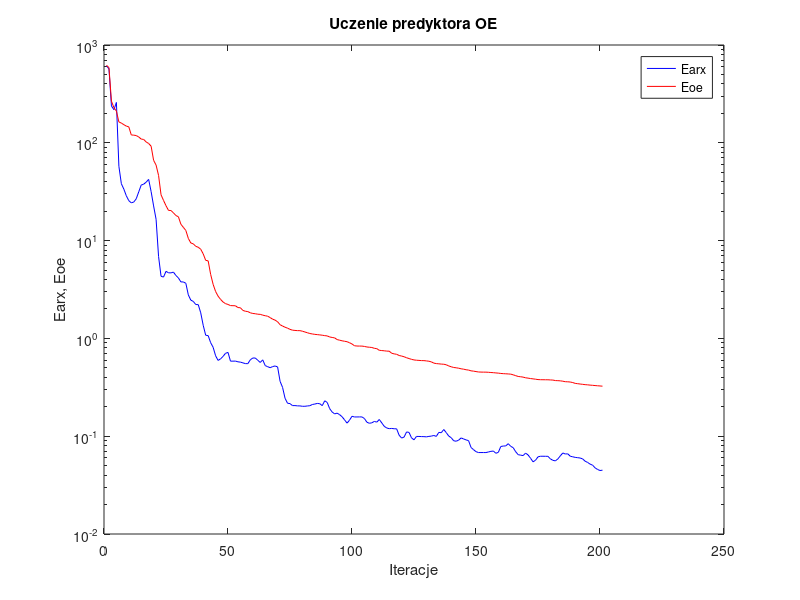
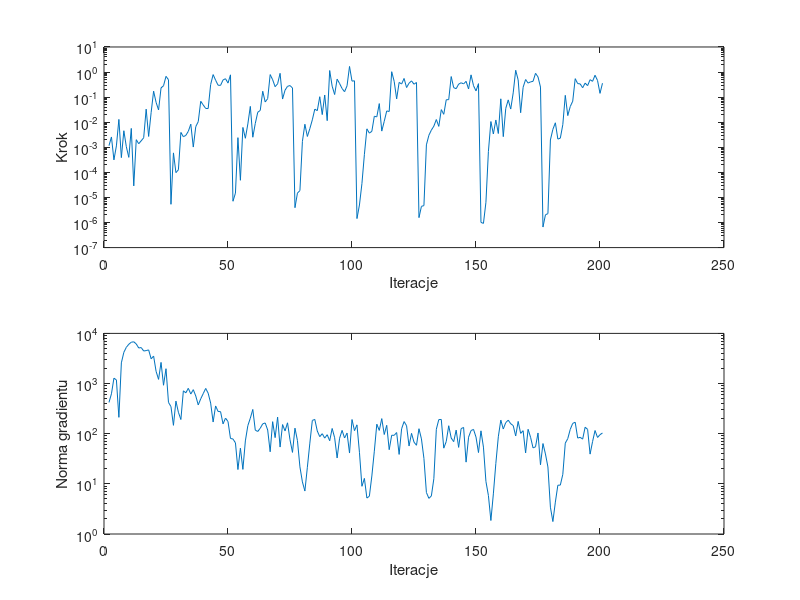

Write the MATLAB code that produced these figures, in order.
%uczenie predyktora oe
clear all;
n=0; farx(n+1)=6.097196e+002; foe(n+1)=6.204770e+002; wspucz(n+1)=0.000000e+000; ng(n+1)=0.000000e+000;
%odnowa zmiennej metryki
n=1; farx(n+1)=5.715144e+002; foe(n+1)=5.872425e+002; krok(n+1)=1.158499e-003; ng(n+1)=4.199197e+002;
n=2; farx(n+1)=2.381606e+002; foe(n+1)=2.663538e+002; krok(n+1)=2.581388e-003; ng(n+1)=6.243113e+002;
n=3; farx(n+1)=2.179395e+002; foe(n+1)=2.290073e+002; krok(n+1)=3.147597e-004; ng(n+1)=1.280075e+003;
n=4; farx(n+1)=2.586497e+002; foe(n+1)=2.107676e+002; krok(n+1)=1.136630e-003; ng(n+1)=1.180606e+003;
n=5; farx(n+1)=5.755119e+001; foe(n+1)=1.634384e+002; krok(n+1)=1.293700e-002; ng(n+1)=2.120206e+002;
n=6; farx(n+1)=3.812808e+001; foe(n+1)=1.591148e+002; krok(n+1)=3.870231e-004; ng(n+1)=2.586687e+003;
n=7; farx(n+1)=3.359110e+001; foe(n+1)=1.532206e+002; krok(n+1)=4.575114e-003; ng(n+1)=4.195695e+003;
n=8; farx(n+1)=2.872981e+001; foe(n+1)=1.482200e+002; krok(n+1)=1.055436e-003; ng(n+1)=5.276394e+003;
n=9; farx(n+1)=2.559354e+001; foe(n+1)=1.455279e+002; krok(n+1)=3.968650e-004; ng(n+1)=6.073826e+003;
n=10; farx(n+1)=2.432692e+001; foe(n+1)=1.203321e+002; krok(n+1)=5.655154e-003; ng(n+1)=6.667830e+003;
n=11; farx(n+1)=2.478242e+001; foe(n+1)=1.197164e+002; krok(n+1)=2.889771e-005; ng(n+1)=6.804587e+003;
n=12; farx(n+1)=2.676763e+001; foe(n+1)=1.185978e+002; krok(n+1)=2.013864e-003; ng(n+1)=6.162125e+003;
n=13; farx(n+1)=3.149666e+001; foe(n+1)=1.147418e+002; krok(n+1)=1.387045e-003; ng(n+1)=5.116408e+003;
n=14; farx(n+1)=3.697884e+001; foe(n+1)=1.091516e+002; krok(n+1)=1.812955e-003; ng(n+1)=5.215384e+003;
n=15; farx(n+1)=3.776103e+001; foe(n+1)=1.082046e+002; krok(n+1)=2.397584e-003; ng(n+1)=4.457731e+003;
n=16; farx(n+1)=3.959301e+001; foe(n+1)=1.020507e+002; krok(n+1)=3.320390e-002; ng(n+1)=4.538875e+003;
n=17; farx(n+1)=4.224317e+001; foe(n+1)=9.841056e+001; krok(n+1)=2.707062e-003; ng(n+1)=4.686313e+003;
n=18; farx(n+1)=3.170250e+001; foe(n+1)=9.236928e+001; krok(n+1)=2.410544e-002; ng(n+1)=3.115907e+003;
n=19; farx(n+1)=2.262334e+001; foe(n+1)=6.619897e+001; krok(n+1)=1.732520e-001; ng(n+1)=3.527078e+003;
n=20; farx(n+1)=1.651999e+001; foe(n+1)=5.916099e+001; krok(n+1)=6.192665e-002; ng(n+1)=1.751347e+003;
n=21; farx(n+1)=6.880440e+000; foe(n+1)=4.637124e+001; krok(n+1)=3.084406e-002; ng(n+1)=1.210766e+003;
n=22; farx(n+1)=4.319236e+000; foe(n+1)=2.940651e+001; krok(n+1)=2.340680e-001; ng(n+1)=2.640779e+003;
n=23; farx(n+1)=4.237342e+000; foe(n+1)=2.575199e+001; krok(n+1)=2.841626e-001; ng(n+1)=9.250722e+002;
n=24; farx(n+1)=4.851107e+000; foe(n+1)=2.274141e+001; krok(n+1)=6.744582e-001; ng(n+1)=1.976234e+003;
n=25; farx(n+1)=4.687324e+000; foe(n+1)=2.036595e+001; krok(n+1)=4.953016e-001; ng(n+1)=4.206561e+002;
%odnowa zmiennej metryki
n=26; farx(n+1)=4.676508e+000; foe(n+1)=2.030708e+001; krok(n+1)=5.329133e-006; ng(n+1)=3.470680e+002;
n=27; farx(n+1)=4.761509e+000; foe(n+1)=1.922681e+001; krok(n+1)=5.978034e-004; ng(n+1)=1.468627e+002;
n=28; farx(n+1)=4.397435e+000; foe(n+1)=1.803866e+001; krok(n+1)=9.776439e-005; ng(n+1)=4.465758e+002;
n=29; farx(n+1)=4.152744e+000; foe(n+1)=1.752615e+001; krok(n+1)=1.266922e-004; ng(n+1)=2.674407e+002;
n=30; farx(n+1)=3.783068e+000; foe(n+1)=1.470588e+001; krok(n+1)=3.912002e-003; ng(n+1)=1.917290e+002;
n=31; farx(n+1)=3.777178e+000; foe(n+1)=1.366124e+001; krok(n+1)=2.647020e-003; ng(n+1)=7.161327e+002;
n=32; farx(n+1)=3.660648e+000; foe(n+1)=1.269919e+001; krok(n+1)=2.983603e-003; ng(n+1)=6.534602e+002;
n=33; farx(n+1)=2.785650e+000; foe(n+1)=1.053601e+001; krok(n+1)=4.342738e-003; ng(n+1)=8.032564e+002;
n=34; farx(n+1)=2.462194e+000; foe(n+1)=9.459691e+000; krok(n+1)=8.350786e-003; ng(n+1)=6.174346e+002;
n=35; farx(n+1)=2.390828e+000; foe(n+1)=9.263748e+000; krok(n+1)=1.021844e-003; ng(n+1)=7.550676e+002;
n=36; farx(n+1)=2.219640e+000; foe(n+1)=8.742349e+000; krok(n+1)=6.669234e-003; ng(n+1)=5.648995e+002;
n=37; farx(n+1)=2.214849e+000; foe(n+1)=8.550821e+000; krok(n+1)=1.053841e-002; ng(n+1)=3.749660e+002;
n=38; farx(n+1)=1.826797e+000; foe(n+1)=8.157472e+000; krok(n+1)=6.817447e-002; ng(n+1)=4.959416e+002;
n=39; farx(n+1)=1.361406e+000; foe(n+1)=7.319105e+000; krok(n+1)=4.904612e-002; ng(n+1)=6.285188e+002;
n=40; farx(n+1)=1.077437e+000; foe(n+1)=6.285362e+000; krok(n+1)=3.542231e-002; ng(n+1)=7.991951e+002;
n=41; farx(n+1)=1.067635e+000; foe(n+1)=6.207003e+000; krok(n+1)=3.500452e-002; ng(n+1)=6.426139e+002;
n=42; farx(n+1)=9.044447e-001; foe(n+1)=4.517204e+000; krok(n+1)=3.173925e-001; ng(n+1)=4.082480e+002;
n=43; farx(n+1)=8.113927e-001; foe(n+1)=3.571553e+000; krok(n+1)=7.927530e-001; ng(n+1)=1.710536e+002;
n=44; farx(n+1)=6.645333e-001; foe(n+1)=3.015827e+000; krok(n+1)=4.735540e-001; ng(n+1)=3.577153e+002;
n=45; farx(n+1)=5.953398e-001; foe(n+1)=2.703018e+000; krok(n+1)=2.984434e-001; ng(n+1)=2.772941e+002;
n=46; farx(n+1)=6.177398e-001; foe(n+1)=2.506335e+000; krok(n+1)=2.948009e-001; ng(n+1)=2.751500e+002;
n=47; farx(n+1)=6.547388e-001; foe(n+1)=2.357382e+000; krok(n+1)=4.836593e-001; ng(n+1)=1.569838e+002;
n=48; farx(n+1)=7.043429e-001; foe(n+1)=2.266778e+000; krok(n+1)=5.422916e-001; ng(n+1)=2.046614e+002;
n=49; farx(n+1)=7.190988e-001; foe(n+1)=2.224100e+000; krok(n+1)=3.636509e-001; ng(n+1)=1.747407e+002;
n=50; farx(n+1)=5.854751e-001; foe(n+1)=2.165685e+000; krok(n+1)=7.748658e-001; ng(n+1)=8.034641e+001;
%odnowa zmiennej metryki
n=51; farx(n+1)=5.853107e-001; foe(n+1)=2.160658e+000; krok(n+1)=7.058032e-006; ng(n+1)=7.842539e+001;
n=52; farx(n+1)=5.861516e-001; foe(n+1)=2.156268e+000; krok(n+1)=1.486954e-005; ng(n+1)=6.573326e+001;
n=53; farx(n+1)=5.762868e-001; foe(n+1)=2.067058e+000; krok(n+1)=2.422929e-003; ng(n+1)=1.928951e+001;
n=54; farx(n+1)=5.719802e-001; foe(n+1)=2.058116e+000; krok(n+1)=4.838580e-005; ng(n+1)=5.143501e+001;
n=55; farx(n+1)=5.621267e-001; foe(n+1)=1.933284e+000; krok(n+1)=6.193383e-003; ng(n+1)=1.943441e+001;
n=56; farx(n+1)=5.525485e-001; foe(n+1)=1.895410e+000; krok(n+1)=2.288181e-003; ng(n+1)=7.183048e+001;
n=57; farx(n+1)=5.519375e-001; foe(n+1)=1.879198e+000; krok(n+1)=8.533243e-003; ng(n+1)=1.448663e+002;
n=58; farx(n+1)=6.046116e-001; foe(n+1)=1.826838e+000; krok(n+1)=4.277073e-002; ng(n+1)=2.039534e+002;
n=59; farx(n+1)=6.302941e-001; foe(n+1)=1.798785e+000; krok(n+1)=2.521493e-003; ng(n+1)=3.046749e+002;
n=60; farx(n+1)=6.299816e-001; foe(n+1)=1.787733e+000; krok(n+1)=8.899418e-003; ng(n+1)=1.176287e+002;
n=61; farx(n+1)=5.980878e-001; foe(n+1)=1.767423e+000; krok(n+1)=2.502768e-002; ng(n+1)=1.107199e+002;
n=62; farx(n+1)=5.676080e-001; foe(n+1)=1.761451e+000; krok(n+1)=2.946581e-002; ng(n+1)=1.285346e+002;
n=63; farx(n+1)=6.035326e-001; foe(n+1)=1.729429e+000; krok(n+1)=1.717868e-001; ng(n+1)=1.572273e+002;
n=64; farx(n+1)=5.273848e-001; foe(n+1)=1.705690e+000; krok(n+1)=6.423218e-002; ng(n+1)=1.636923e+002;
n=65; farx(n+1)=5.137767e-001; foe(n+1)=1.686880e+000; krok(n+1)=8.732707e-002; ng(n+1)=1.184635e+002;
n=66; farx(n+1)=5.015890e-001; foe(n+1)=1.631598e+000; krok(n+1)=7.926233e-001; ng(n+1)=4.362546e+001;
n=67; farx(n+1)=5.152169e-001; foe(n+1)=1.572593e+000; krok(n+1)=4.951781e-001; ng(n+1)=1.737349e+002;
n=68; farx(n+1)=5.225887e-001; foe(n+1)=1.537373e+000; krok(n+1)=2.609695e-001; ng(n+1)=8.351004e+001;
n=69; farx(n+1)=5.108630e-001; foe(n+1)=1.479604e+000; krok(n+1)=3.404866e-001; ng(n+1)=2.140709e+002;
n=70; farx(n+1)=3.640310e-001; foe(n+1)=1.380480e+000; krok(n+1)=8.904025e-001; ng(n+1)=5.413687e+001;
n=71; farx(n+1)=3.156990e-001; foe(n+1)=1.337600e+000; krok(n+1)=8.388517e-002; ng(n+1)=1.520535e+002;
n=72; farx(n+1)=2.442915e-001; foe(n+1)=1.301137e+000; krok(n+1)=1.895930e-001; ng(n+1)=1.134995e+002;
n=73; farx(n+1)=2.172622e-001; foe(n+1)=1.273218e+000; krok(n+1)=2.695720e-001; ng(n+1)=1.648943e+002;
n=74; farx(n+1)=2.154860e-001; foe(n+1)=1.237530e+000; krok(n+1)=2.894475e-001; ng(n+1)=7.551889e+001;
n=75; farx(n+1)=2.055092e-001; foe(n+1)=1.214099e+000; krok(n+1)=2.320583e-001; ng(n+1)=4.238300e+001;
%odnowa zmiennej metryki
n=76; farx(n+1)=2.056340e-001; foe(n+1)=1.206515e+000; krok(n+1)=3.901849e-006; ng(n+1)=1.290466e+002;
n=77; farx(n+1)=2.042637e-001; foe(n+1)=1.200834e+000; krok(n+1)=1.490654e-005; ng(n+1)=7.303379e+001;
n=78; farx(n+1)=2.040805e-001; foe(n+1)=1.200257e+000; krok(n+1)=1.875506e-005; ng(n+1)=2.179218e+001;
n=79; farx(n+1)=2.022746e-001; foe(n+1)=1.184857e+000; krok(n+1)=1.721185e-003; ng(n+1)=1.092845e+001;
n=80; farx(n+1)=2.022826e-001; foe(n+1)=1.163019e+000; krok(n+1)=8.300976e-003; ng(n+1)=7.193248e+000;
n=81; farx(n+1)=2.038482e-001; foe(n+1)=1.142918e+000; krok(n+1)=2.700359e-003; ng(n+1)=2.143379e+001;
n=82; farx(n+1)=2.049667e-001; foe(n+1)=1.122208e+000; krok(n+1)=5.548179e-003; ng(n+1)=6.482546e+001;
n=83; farx(n+1)=2.109454e-001; foe(n+1)=1.110406e+000; krok(n+1)=1.243357e-002; ng(n+1)=1.838165e+002;
n=84; farx(n+1)=2.131861e-001; foe(n+1)=1.099720e+000; krok(n+1)=3.329740e-002; ng(n+1)=1.926402e+002;
n=85; farx(n+1)=2.164022e-001; foe(n+1)=1.093354e+000; krok(n+1)=2.876644e-002; ng(n+1)=1.131863e+002;
n=86; farx(n+1)=2.149583e-001; foe(n+1)=1.086066e+000; krok(n+1)=1.039503e-001; ng(n+1)=8.731313e+001;
n=87; farx(n+1)=2.053453e-001; foe(n+1)=1.078086e+000; krok(n+1)=2.015462e-002; ng(n+1)=1.000053e+002;
n=88; farx(n+1)=2.301472e-001; foe(n+1)=1.067308e+000; krok(n+1)=1.213694e-001; ng(n+1)=8.165878e+001;
n=89; farx(n+1)=2.214967e-001; foe(n+1)=1.060468e+000; krok(n+1)=1.153579e-002; ng(n+1)=9.547024e+001;
n=90; farx(n+1)=1.912192e-001; foe(n+1)=1.034378e+000; krok(n+1)=1.151610e+000; ng(n+1)=7.223148e+001;
n=91; farx(n+1)=1.767354e-001; foe(n+1)=1.022649e+000; krok(n+1)=2.730638e-001; ng(n+1)=1.271700e+002;
n=92; farx(n+1)=1.691645e-001; foe(n+1)=1.012162e+000; krok(n+1)=1.269153e-001; ng(n+1)=8.304841e+001;
n=93; farx(n+1)=1.720787e-001; foe(n+1)=9.733794e-001; krok(n+1)=5.219391e-001; ng(n+1)=3.278726e+001;
n=94; farx(n+1)=1.661646e-001; foe(n+1)=9.584669e-001; krok(n+1)=3.477470e-001; ng(n+1)=8.125522e+001;
n=95; farx(n+1)=1.580895e-001; foe(n+1)=9.454546e-001; krok(n+1)=2.203117e-001; ng(n+1)=1.164535e+002;
n=96; farx(n+1)=1.469468e-001; foe(n+1)=9.346153e-001; krok(n+1)=1.641051e-001; ng(n+1)=8.209249e+001;
n=97; farx(n+1)=1.360325e-001; foe(n+1)=9.253648e-001; krok(n+1)=2.828655e-001; ng(n+1)=1.030082e+002;
n=98; farx(n+1)=1.458873e-001; foe(n+1)=9.030678e-001; krok(n+1)=1.675028e+000; ng(n+1)=4.117230e+001;
n=99; farx(n+1)=1.598110e-001; foe(n+1)=8.768940e-001; krok(n+1)=4.352152e-001; ng(n+1)=1.916626e+002;
n=100; farx(n+1)=1.572978e-001; foe(n+1)=8.410971e-001; krok(n+1)=4.485036e-001; ng(n+1)=1.149483e+002;
%odnowa zmiennej metryki
n=101; farx(n+1)=1.573404e-001; foe(n+1)=8.356846e-001; krok(n+1)=1.435714e-006; ng(n+1)=1.501839e+002;
n=102; farx(n+1)=1.574961e-001; foe(n+1)=8.348980e-001; krok(n+1)=4.999771e-006; ng(n+1)=4.261704e+001;
n=103; farx(n+1)=1.574931e-001; foe(n+1)=8.346465e-001; krok(n+1)=3.565785e-005; ng(n+1)=8.937012e+000;
n=104; farx(n+1)=1.516929e-001; foe(n+1)=8.277149e-001; krok(n+1)=5.230348e-004; ng(n+1)=1.284925e+001;
n=105; farx(n+1)=1.390285e-001; foe(n+1)=8.171582e-001; krok(n+1)=5.445782e-003; ng(n+1)=5.204152e+000;
n=106; farx(n+1)=1.355614e-001; foe(n+1)=8.121658e-001; krok(n+1)=3.660956e-003; ng(n+1)=5.673795e+000;
n=107; farx(n+1)=1.371169e-001; foe(n+1)=8.075211e-001; krok(n+1)=4.341280e-003; ng(n+1)=1.434814e+001;
n=108; farx(n+1)=1.416326e-001; foe(n+1)=7.920353e-001; krok(n+1)=1.729594e-002; ng(n+1)=4.482415e+001;
n=109; farx(n+1)=1.392580e-001; foe(n+1)=7.856342e-001; krok(n+1)=1.631060e-002; ng(n+1)=1.546191e+002;
n=110; farx(n+1)=1.482535e-001; foe(n+1)=7.556540e-001; krok(n+1)=5.529705e-002; ng(n+1)=1.162024e+002;
n=111; farx(n+1)=1.368259e-001; foe(n+1)=7.512066e-001; krok(n+1)=4.419773e-003; ng(n+1)=1.998966e+002;
n=112; farx(n+1)=1.261531e-001; foe(n+1)=7.470880e-001; krok(n+1)=1.086709e-002; ng(n+1)=9.631763e+001;
n=113; farx(n+1)=1.213992e-001; foe(n+1)=7.413932e-001; krok(n+1)=2.812841e-002; ng(n+1)=1.469762e+002;
n=114; farx(n+1)=1.193722e-001; foe(n+1)=7.401142e-001; krok(n+1)=2.680031e-002; ng(n+1)=4.802779e+001;
n=115; farx(n+1)=1.200991e-001; foe(n+1)=7.048528e-001; krok(n+1)=1.033373e+000; ng(n+1)=9.313614e+001;
n=116; farx(n+1)=1.191321e-001; foe(n+1)=6.946105e-001; krok(n+1)=4.288049e-001; ng(n+1)=9.282998e+001;
n=117; farx(n+1)=1.189542e-001; foe(n+1)=6.880772e-001; krok(n+1)=8.512166e-002; ng(n+1)=1.054179e+002;
n=118; farx(n+1)=1.023230e-001; foe(n+1)=6.687785e-001; krok(n+1)=3.870680e-001; ng(n+1)=3.862797e+001;
n=119; farx(n+1)=9.578360e-002; foe(n+1)=6.599282e-001; krok(n+1)=3.328440e-001; ng(n+1)=1.252434e+002;
n=120; farx(n+1)=9.795138e-002; foe(n+1)=6.492518e-001; krok(n+1)=5.558705e-001; ng(n+1)=1.745202e+002;
n=121; farx(n+1)=1.105406e-001; foe(n+1)=6.342115e-001; krok(n+1)=2.418297e-001; ng(n+1)=1.440701e+002;
n=122; farx(n+1)=1.093695e-001; foe(n+1)=6.222907e-001; krok(n+1)=3.589369e-001; ng(n+1)=5.681743e+001;
n=123; farx(n+1)=9.615855e-002; foe(n+1)=6.108460e-001; krok(n+1)=4.461084e-001; ng(n+1)=1.015308e+002;
n=124; farx(n+1)=9.185547e-002; foe(n+1)=6.024604e-001; krok(n+1)=3.268918e-001; ng(n+1)=6.785197e+001;
n=125; farx(n+1)=9.944709e-002; foe(n+1)=5.981515e-001; krok(n+1)=3.839848e-001; ng(n+1)=5.878794e+001;
%odnowa zmiennej metryki
n=126; farx(n+1)=9.944063e-002; foe(n+1)=5.958595e-001; krok(n+1)=1.566513e-006; ng(n+1)=1.257191e+002;
n=127; farx(n+1)=9.912993e-002; foe(n+1)=5.930566e-001; krok(n+1)=4.414934e-006; ng(n+1)=7.868970e+001;
n=128; farx(n+1)=9.898730e-002; foe(n+1)=5.926186e-001; krok(n+1)=4.728179e-006; ng(n+1)=3.217043e+001;
n=129; farx(n+1)=9.845784e-002; foe(n+1)=5.887852e-001; krok(n+1)=1.250908e-003; ng(n+1)=6.732676e+000;
n=130; farx(n+1)=9.953513e-002; foe(n+1)=5.840913e-001; krok(n+1)=3.011555e-003; ng(n+1)=5.135228e+000;
n=131; farx(n+1)=1.002374e-001; foe(n+1)=5.754038e-001; krok(n+1)=4.845058e-003; ng(n+1)=5.741230e+000;
n=132; farx(n+1)=1.017346e-001; foe(n+1)=5.588552e-001; krok(n+1)=6.951230e-003; ng(n+1)=1.265595e+001;
n=133; farx(n+1)=9.955655e-002; foe(n+1)=5.526895e-001; krok(n+1)=1.278106e-002; ng(n+1)=1.225361e+002;
n=134; farx(n+1)=1.094034e-001; foe(n+1)=5.497732e-001; krok(n+1)=6.819101e-003; ng(n+1)=1.911296e+002;
n=135; farx(n+1)=1.085728e-001; foe(n+1)=5.461917e-001; krok(n+1)=3.178877e-002; ng(n+1)=1.924157e+002;
n=136; farx(n+1)=1.170773e-001; foe(n+1)=5.442889e-001; krok(n+1)=2.065111e-002; ng(n+1)=5.149464e+001;
n=137; farx(n+1)=1.088613e-001; foe(n+1)=5.376019e-001; krok(n+1)=7.863442e-002; ng(n+1)=6.987728e+001;
n=138; farx(n+1)=1.003854e-001; foe(n+1)=5.229228e-001; krok(n+1)=7.951160e-002; ng(n+1)=1.441465e+002;
n=139; farx(n+1)=9.649872e-002; foe(n+1)=5.130093e-001; krok(n+1)=6.620810e-001; ng(n+1)=8.199209e+001;
n=140; farx(n+1)=8.982506e-002; foe(n+1)=5.041878e-001; krok(n+1)=2.394184e-001; ng(n+1)=6.939928e+001;
n=141; farx(n+1)=8.885094e-002; foe(n+1)=5.008822e-001; krok(n+1)=2.167565e-001; ng(n+1)=1.180645e+002;
n=142; farx(n+1)=9.109054e-002; foe(n+1)=4.956626e-001; krok(n+1)=3.304177e-001; ng(n+1)=5.334203e+001;
n=143; farx(n+1)=9.609126e-002; foe(n+1)=4.889600e-001; krok(n+1)=3.745525e-001; ng(n+1)=1.263412e+002;
n=144; farx(n+1)=9.370959e-002; foe(n+1)=4.845093e-001; krok(n+1)=3.372291e-001; ng(n+1)=1.331545e+002;
n=145; farx(n+1)=9.167468e-002; foe(n+1)=4.782221e-001; krok(n+1)=4.268310e-001; ng(n+1)=2.710529e+001;
n=146; farx(n+1)=9.007841e-002; foe(n+1)=4.743589e-001; krok(n+1)=2.114442e-001; ng(n+1)=8.520536e+001;
n=147; farx(n+1)=7.666128e-002; foe(n+1)=4.660126e-001; krok(n+1)=7.734497e-001; ng(n+1)=1.156263e+002;
n=148; farx(n+1)=7.287778e-002; foe(n+1)=4.626772e-001; krok(n+1)=2.857373e-001; ng(n+1)=1.217515e+002;
n=149; farx(n+1)=6.950522e-002; foe(n+1)=4.580696e-001; krok(n+1)=1.775417e-001; ng(n+1)=8.561747e+001;
n=150; farx(n+1)=6.805522e-002; foe(n+1)=4.536774e-001; krok(n+1)=3.450079e-001; ng(n+1)=4.207143e+001;
%odnowa zmiennej metryki
n=151; farx(n+1)=6.805746e-002; foe(n+1)=4.524630e-001; krok(n+1)=1.013303e-006; ng(n+1)=1.140428e+002;
n=152; farx(n+1)=6.806923e-002; foe(n+1)=4.519417e-001; krok(n+1)=9.226703e-007; ng(n+1)=5.401862e+001;
n=153; farx(n+1)=6.803436e-002; foe(n+1)=4.518747e-001; krok(n+1)=6.399779e-006; ng(n+1)=1.118234e+001;
n=154; farx(n+1)=6.897743e-002; foe(n+1)=4.502949e-001; krok(n+1)=6.791933e-004; ng(n+1)=5.857323e+000;
n=155; farx(n+1)=6.998410e-002; foe(n+1)=4.479891e-001; krok(n+1)=1.063635e-002; ng(n+1)=1.858585e+000;
n=156; farx(n+1)=7.051330e-002; foe(n+1)=4.462582e-001; krok(n+1)=3.390416e-003; ng(n+1)=6.316302e+000;
n=157; farx(n+1)=6.693460e-002; foe(n+1)=4.436863e-001; krok(n+1)=1.226153e-002; ng(n+1)=2.560445e+001;
n=158; farx(n+1)=6.836480e-002; foe(n+1)=4.415528e-001; krok(n+1)=3.544455e-003; ng(n+1)=8.687667e+001;
n=159; farx(n+1)=7.850035e-002; foe(n+1)=4.381373e-001; krok(n+1)=8.569436e-002; ng(n+1)=1.866913e+002;
n=160; farx(n+1)=7.931014e-002; foe(n+1)=4.360727e-001; krok(n+1)=2.660052e-003; ng(n+1)=1.240570e+002;
n=161; farx(n+1)=7.957839e-002; foe(n+1)=4.346863e-001; krok(n+1)=3.559767e-002; ng(n+1)=1.667505e+002;
n=162; farx(n+1)=8.383711e-002; foe(n+1)=4.331311e-001; krok(n+1)=7.765706e-002; ng(n+1)=1.862194e+002;
n=163; farx(n+1)=7.884960e-002; foe(n+1)=4.310925e-001; krok(n+1)=3.351559e-002; ng(n+1)=1.577344e+002;
n=164; farx(n+1)=7.627026e-002; foe(n+1)=4.243882e-001; krok(n+1)=1.481341e-001; ng(n+1)=1.454586e+002;
n=165; farx(n+1)=6.936893e-002; foe(n+1)=4.160543e-001; krok(n+1)=1.180464e+000; ng(n+1)=9.008446e+001;
n=166; farx(n+1)=6.477244e-002; foe(n+1)=4.082286e-001; krok(n+1)=4.859246e-001; ng(n+1)=1.758187e+002;
n=167; farx(n+1)=6.400435e-002; foe(n+1)=4.053920e-001; krok(n+1)=2.392360e-002; ng(n+1)=1.016161e+002;
n=168; farx(n+1)=6.336048e-002; foe(n+1)=4.019109e-001; krok(n+1)=2.477256e-001; ng(n+1)=1.148632e+002;
n=169; farx(n+1)=6.716094e-002; foe(n+1)=3.955496e-001; krok(n+1)=5.041216e-001; ng(n+1)=4.138260e+001;
n=170; farx(n+1)=6.430619e-002; foe(n+1)=3.925009e-001; krok(n+1)=3.636509e-001; ng(n+1)=1.224348e+002;
n=171; farx(n+1)=5.947431e-002; foe(n+1)=3.884906e-001; krok(n+1)=4.065930e-001; ng(n+1)=8.495144e+001;
n=172; farx(n+1)=5.470077e-002; foe(n+1)=3.857902e-001; krok(n+1)=4.268310e-001; ng(n+1)=5.214603e+001;
n=173; farx(n+1)=5.678130e-002; foe(n+1)=3.827090e-001; krok(n+1)=8.892951e-001; ng(n+1)=5.475542e+001;
n=174; farx(n+1)=6.152022e-002; foe(n+1)=3.793547e-001; krok(n+1)=6.404647e-001; ng(n+1)=1.033143e+002;
n=175; farx(n+1)=6.238862e-002; foe(n+1)=3.782053e-001; krok(n+1)=2.522670e-001; ng(n+1)=2.396957e+001;
%odnowa zmiennej metryki
n=176; farx(n+1)=6.237884e-002; foe(n+1)=3.779324e-001; krok(n+1)=6.599582e-007; ng(n+1)=6.364598e+001;
n=177; farx(n+1)=6.231966e-002; foe(n+1)=3.775920e-001; krok(n+1)=2.032220e-006; ng(n+1)=3.944045e+001;
n=178; farx(n+1)=6.227131e-002; foe(n+1)=3.774918e-001; krok(n+1)=2.262292e-006; ng(n+1)=2.169634e+001;
n=179; farx(n+1)=5.863498e-002; foe(n+1)=3.760227e-001; krok(n+1)=1.965086e-003; ng(n+1)=3.426720e+000;
n=180; farx(n+1)=5.667079e-002; foe(n+1)=3.749314e-001; krok(n+1)=5.201755e-003; ng(n+1)=1.770636e+000;
n=181; farx(n+1)=5.596502e-002; foe(n+1)=3.705373e-001; krok(n+1)=9.484553e-003; ng(n+1)=4.328786e+000;
n=182; farx(n+1)=5.854180e-002; foe(n+1)=3.697168e-001; krok(n+1)=2.123614e-003; ng(n+1)=9.383256e+000;
n=183; farx(n+1)=6.297051e-002; foe(n+1)=3.682466e-001; krok(n+1)=2.312918e-003; ng(n+1)=9.444395e+000;
n=184; farx(n+1)=6.735324e-002; foe(n+1)=3.650649e-001; krok(n+1)=7.980009e-003; ng(n+1)=1.544909e+001;
n=185; farx(n+1)=6.580411e-002; foe(n+1)=3.607791e-001; krok(n+1)=1.178633e-001; ng(n+1)=6.488459e+001;
n=186; farx(n+1)=6.603854e-002; foe(n+1)=3.600355e-001; krok(n+1)=1.835014e-002; ng(n+1)=7.961632e+001;
n=187; farx(n+1)=6.240275e-002; foe(n+1)=3.580973e-001; krok(n+1)=4.215364e-002; ng(n+1)=1.219368e+002;
n=188; farx(n+1)=6.159290e-002; foe(n+1)=3.536839e-001; krok(n+1)=6.900644e-002; ng(n+1)=1.606847e+002;
n=189; farx(n+1)=6.074109e-002; foe(n+1)=3.468866e-001; krok(n+1)=5.458698e-001; ng(n+1)=1.692317e+002;
n=190; farx(n+1)=6.030985e-002; foe(n+1)=3.442882e-001; krok(n+1)=3.465039e-001; ng(n+1)=8.179373e+001;
n=191; farx(n+1)=5.984349e-002; foe(n+1)=3.416138e-001; krok(n+1)=3.372291e-001; ng(n+1)=8.476705e+001;
n=192; farx(n+1)=5.861284e-002; foe(n+1)=3.391447e-001; krok(n+1)=2.373843e-001; ng(n+1)=7.788290e+001;
n=193; farx(n+1)=5.548537e-002; foe(n+1)=3.365997e-001; krok(n+1)=3.619299e-001; ng(n+1)=1.344776e+002;
n=194; farx(n+1)=5.395043e-002; foe(n+1)=3.351839e-001; krok(n+1)=2.876382e-001; ng(n+1)=1.221920e+002;
n=195; farx(n+1)=5.184326e-002; foe(n+1)=3.329834e-001; krok(n+1)=4.967261e-001; ng(n+1)=3.916348e+001;
n=196; farx(n+1)=5.059260e-002; foe(n+1)=3.313983e-001; krok(n+1)=4.268310e-001; ng(n+1)=6.964282e+001;
n=197; farx(n+1)=4.751464e-002; foe(n+1)=3.294813e-001; krok(n+1)=7.461831e-001; ng(n+1)=1.157564e+002;
n=198; farx(n+1)=4.572061e-002; foe(n+1)=3.278608e-001; krok(n+1)=4.635137e-001; ng(n+1)=8.418185e+001;
n=199; farx(n+1)=4.457339e-002; foe(n+1)=3.264084e-001; krok(n+1)=1.414327e-001; ng(n+1)=9.548740e+001;
n=200; farx(n+1)=4.494371e-002; foe(n+1)=3.247349e-001; krok(n+1)=3.589369e-001; ng(n+1)=1.034240e+002;

figure; semilogy(farx,'b'); hold on; semilogy(foe,'r'); xlabel('Iteracje'); ylabel('Earx, Eoe'); legend('Earx','Eoe'); title('Uczenie predyktora OE');
figure; subplot(2,1,1); semilogy(krok); xlabel('Iteracje'); ylabel('Krok');
subplot(2,1,2); semilogy(ng); xlabel('Iteracje'); ylabel('Norma gradientu');
Earx=farx(n+1)
Eoe=foe(n+1)
